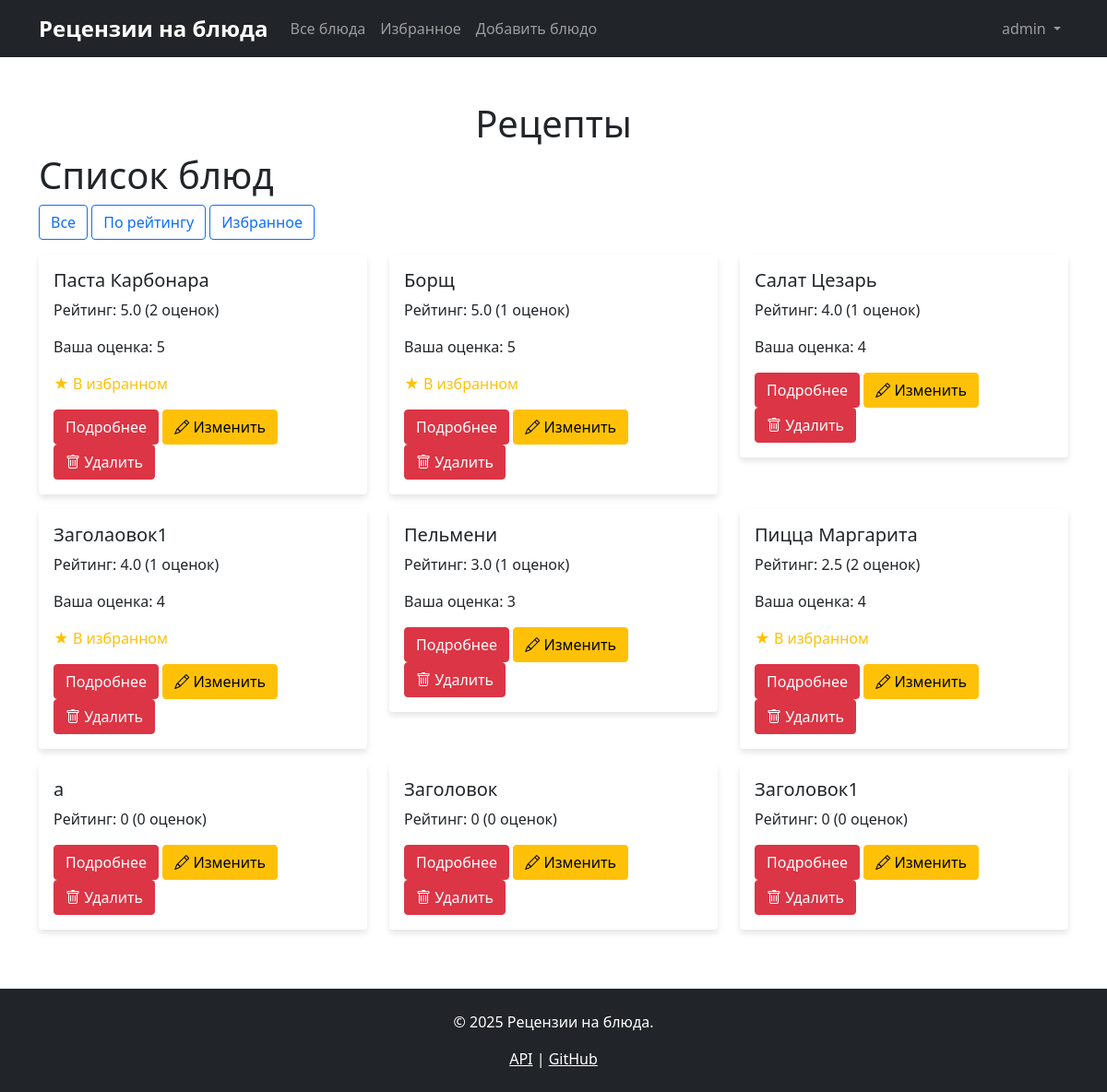
Page /dishes?sort=rating (signed in) on the committed database.
### data/users.py (models this page shows, shortened)
class User(SqlAlchemyBase, UserMixin, SerializerMixin):
    __tablename__ = 'users'
    id = sqlalchemy.Column(sqlalchemy.Integer,
                           primary_key=True, autoincrement=True)
    login = sqlalchemy.Column(sqlalchemy.String,
                              index=True, unique=True, nullable=True)
    hashed_password = sqlalchemy.Column(sqlalchemy.String, nullable=True)
    ratings = orm.relationship("DishRating", back_populates='user')
    favourites = orm.relationship("Favourite", back_populates='user')

### data/dishes.py (models this page shows, shortened)
class Dish(SqlAlchemyBase, SerializerMixin):
    __tablename__ = 'dishes'
    id = sqlalchemy.Column(sqlalchemy.Integer,
                           primary_key=True, autoincrement=True)
    name = sqlalchemy.Column(sqlalchemy.String, nullable=True, unique=True)
    ingredients = sqlalchemy.Column(sqlalchemy.Text, nullable=True)
    url = sqlalchemy.Column(sqlalchemy.String, nullable=True)
    author_id = sqlalchemy.Column(sqlalchemy.Integer,
                                  sqlalchemy.ForeignKey("users.id"),
                                  nullable=True)
    ratings = orm.relationship("DishRating", back_populates='dish')
    favourites = orm.relationship("Favourite", back_populates='dish')
    author = orm.relationship('User', backref='created_dishes')

### blueprints/dishes.py (the view, shortened to what this page needs)
@dishes_bp.route('/dishes', methods=['GET'])
@login_required
def dishes_list():
    sort_by = request.args.get('sort', 'default')
    session = db_session.create_session()
    if sort_by == 'rating':
        dishes_query = session.query(DishWithRating).order_by(
            desc(DishWithRating.average_rating)
        ).all()
    else:
        dishes_query = session.query(DishWithRating).all()
    dishes = []
    for dish_view in dishes_query:
        dish_info = {
            'id': dish_view.id,
            'name': dish_view.name,
            'ingredients': dish_view.ingredients,
            'url': dish_view.url,
            'average_rating': dish_view.average_rating,
            'rating_count': dish_view.rating_count,
            'is_favourite': False,
            'user_rating': None
        }
        favourite = session.query(Favourite).filter(
            Favourite.user_id == current_user.id,
            Favourite.dishes_id == dish_view.id
        ).first()
        dish_info['is_favourite'] = favourite is not None
        user_rating = session.query(DishRating).filter(
            DishRating.user_id == current_user.id,
            DishRating.dish_id == dish_view.id
        ).first()
        dish_info['user_rating'] = user_rating.rating if user_rating else None
        dishes.append(dish_info)
    session.close()
    return render_template('dishes.html',
                           title='Список блюд',
                           dishes=dishes,
                           current_sort=sort_by,
                           get_navbar=get_navbar(),
                           get_footer=get_footer())

### app.py (called while the page is built)
def get_footer():
    return '''<footer class="bg-dark text-white py-4 mt-5">
        <div class="container text-center">
            <p>&copy; 2025 Рецензии на блюда.</p>
            <p class="mb-0">
                <a href="/api/dishes" class="text-white">API</a> |
                <a href="https://github.com" class="text-white">GitHub</a>
            </p>
        </div>
    </footer>'''

@login_manager.user_loader
def load_user(user_id):
    session = db_session.create_session()
    return session.query(User).get(int(user_id))

### blueprints/dishes.py (called while the page is built)
def get_navbar():
    from app import get_navbar as app_get_navbar
    return app_get_navbar()

def get_footer():
    from app import get_footer as app_get_footer
    return app_get_footer()

### data/db_session.py (called while the page is built)
def create_session() -> Session:
    global __factory
    return __factory()

### templates/dishes.html
{% extends "base.html" %}
{% block content %}
<h1>Список блюд</h1>
<div class="mb-3">
    <a href="{{ url_for('dishes.dishes_list') }}" class="btn btn-outline-primary">Все</a>
    <a href="{{ url_for('dishes.dishes_list', sort='rating') }}" class="btn btn-outline-primary">По рейтингу</a>
    <a href="{{ url_for('dishes.dishes_list', sort='favourites') }}" class="btn btn-outline-primary">Избранное</a>
</div>
<div class="row">
    {% for dish in dishes %}
    <div class="col-md-4 mb-3">
        <div class="card">
            <div class="card-body">
                <h5>{{ dish.name }}</h5>
                <p>Рейтинг: {{ dish.average_rating }} ({{ dish.rating_count }} оценок)</p>
                {% if dish.user_rating %}
                <p>Ваша оценка: {{ dish.user_rating }}</p>
                {% endif %}
                {% if dish.is_favourite %}
                <p class="text-warning">★ В избранном</p>
                {% endif %}
                <a href="{{ url_for('dishes.dish_detail', dish_id=dish.id) }}" class="btn btn-primary">Подробнее</a>
                <a href="{{ url_for('dishes.edit_dish', dish_id=dish.id) }}"
                               class="btn btn-warning">
                                <i class="bi bi-pencil"></i> Изменить
                            </a>
                <form action="{{ url_for('dishes.delete_dish', dish_id=dish.id) }}"
                                  method="POST"
                                  class="d-inline"
                                  onsubmit="return confirm('Вы уверены, что хотите удалить эту работу?');">
                                <button type="submit" class="btn btn-danger">
                                    <i class="bi bi-trash"></i> Удалить
                                </button>
                </form>
            </div>
        </div>
    </div>
    {% endfor %}
</div>
{% endblock %}

### templates/base.html (shortened to what this page needs)
<!DOCTYPE html>
<html>
<head>
    <link href="https://cdn.jsdelivr.net/npm/bootstrap@5.1.3/dist/css/bootstrap.min.css" rel="stylesheet">
    <link rel="stylesheet" href="https://cdn.jsdelivr.net/npm/bootstrap-icons@1.10.0/font/bootstrap-icons.css">
    <link rel="stylesheet" href="{{url_for('static', filename='css/style.css')}}">
</head>
<body>
    {{ get_navbar|safe }}
    <div class="container text-center mt-5">
        <h1>Рецепты</h1>
    </div>
    <main role="main" class="container">
      {% block content %}{% endblock %}
    </main>
    {{ get_footer|safe }}
</body>
</html>

### static/css/style.css (style rules this page uses)
.navbar-brand { font-weight: bold; font-size: 1.5rem; }
.card { box-shadow: 0 4px 6px rgba(0, 0, 0, 0.1); border: none; }
.btn-primary { background-color: #dc3545; border-color: #dc3545; }

### rows in the picture
User: login "Рецензии на блюда Все блюда Избранное Добавить блюдо admin"
Dish: name "Паста Карбонара", average_rating "5.0", rating_count "2", user_rating "5", shows "★ В избранном"
Dish: name "Борщ", average_rating "5.0", rating_count "1", user_rating "5", shows "★ В избранном"
Dish: name "Салат Цезарь", average_rating "4.0", rating_count "1", user_rating "4"
Dish: name "Заголaовок1", average_rating "4.0", rating_count "1", user_rating "4", shows "★ В избранном"
Dish: name "Пельмени", average_rating "3.0", rating_count "1", user_rating "3"
Dish: name "Пицца Маргарита", average_rating "2.5", rating_count "2", user_rating "4", shows "★ В избранном"
Dish: name "Заголовок", average_rating "0", rating_count "0"
Dish: name "Заголовок1", average_rating "0", rating_count "0"

### other values in the picture
{{ dish.name }} "a"
{{ dish.average_rating }} "0"
{{ dish.rating_count }} "0"
{{ get_footer|safe }} "© 2025 Рецензии на блюда. API | GitHub"
